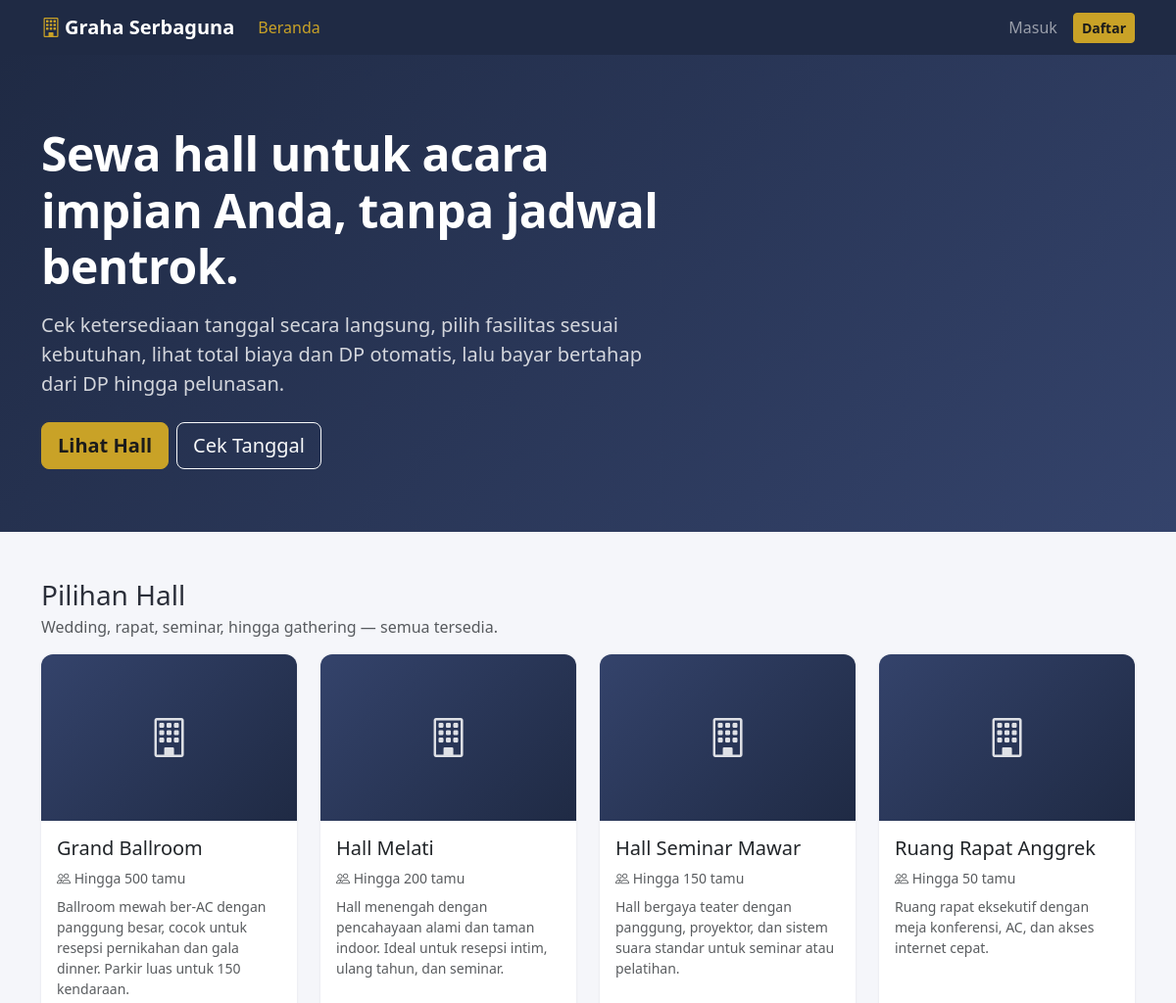
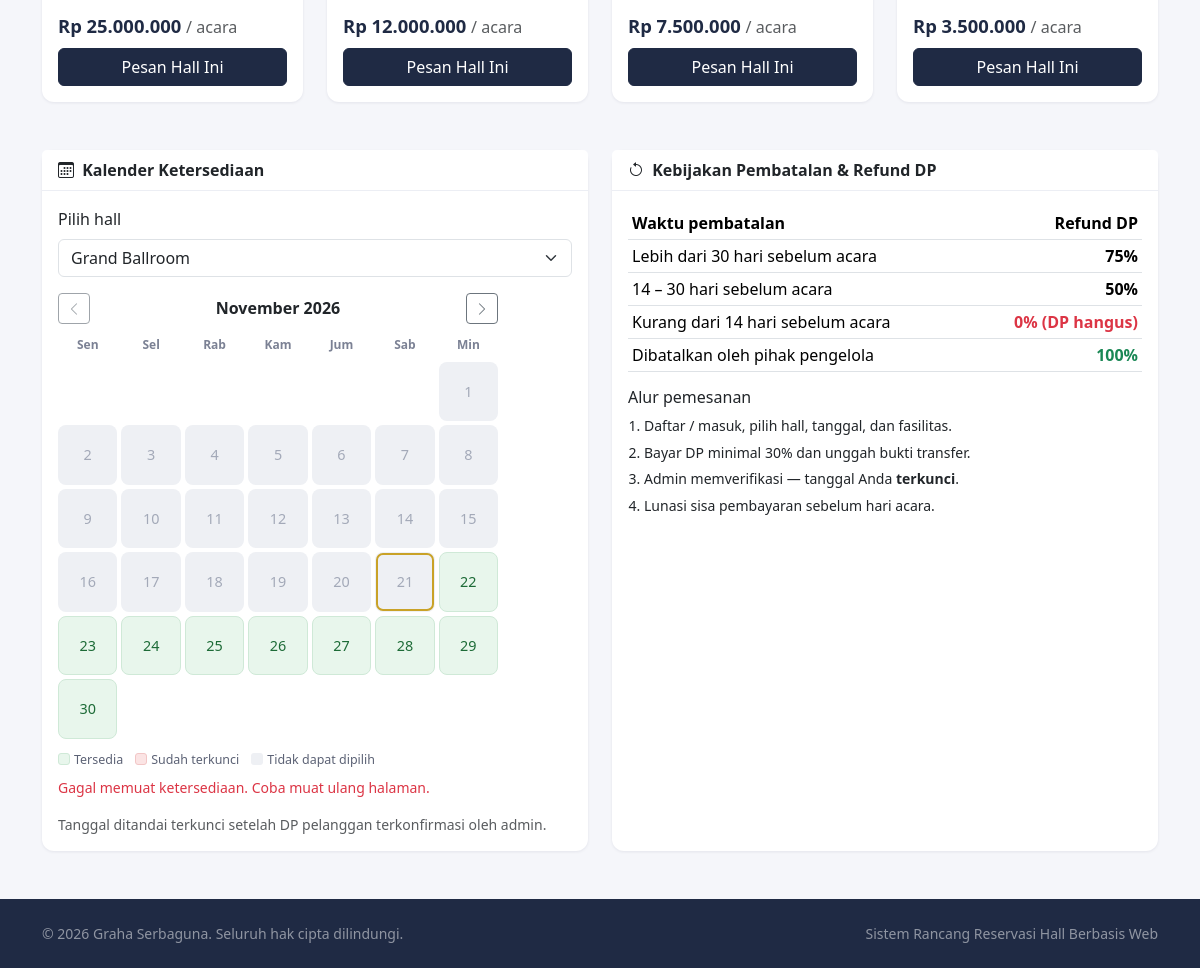
The page / on the database its author committed (2 pictures, top to bottom).
### tables this page shows
CREATE TABLE IF NOT EXISTS halls (
  id          INT UNSIGNED NOT NULL AUTO_INCREMENT,
  nama_hall   VARCHAR(100) NOT NULL,
  kapasitas   INT UNSIGNED NOT NULL,
  harga_dasar BIGINT UNSIGNED NOT NULL,
  deskripsi   TEXT NULL,
  foto        VARCHAR(255) NULL,
  PRIMARY KEY (id)
);

### includes/init.php (called while the page is built, shortened)
<?php
function e($v): string
{
    return htmlspecialchars((string)$v, ENT_QUOTES | ENT_SUBSTITUTE, 'UTF-8');
}
function url(string $path = ''): string
{
    return BASE_URL . '/' . ltrim($path, '/');
}
function rupiah($n): string
{
    return 'Rp ' . number_format((int)$n, 0, ',', '.');
}
function current_user(): ?array
{
    return $_SESSION['user'] ?? null;
}

### index.php (the view, shortened to what this page needs)
<?php
require __DIR__ . '/includes/init.php';
$pdo   = db();
$halls = $pdo->query('SELECT * FROM halls ORDER BY harga_dasar DESC')->fetchAll();
$user  = current_user();
include __DIR__ . '/includes/header.php';
function link_booking(?array $user, int $hallId): string
{
    $to = 'booking.php?hall_id=' . $hallId;
    return $user ? url($to) : url('login.php?next=' . urlencode(url($to)));
}
?>
<section class="hero">
    <div class="container">
        <div class="row align-items-center">
            <div class="col-lg-7">
                <h1 class="display-5">Sewa hall untuk acara impian Anda, tanpa jadwal bentrok.</h1>
                <p class="lead mt-3">Cek ketersediaan tanggal secara langsung, pilih fasilitas sesuai kebutuhan, lihat total biaya dan DP otomatis, lalu bayar bertahap dari DP hingga pelunasan.</p>
                <div class="mt-4 d-flex gap-2 flex-wrap">
                    <a href="#hall" class="btn btn-gold btn-lg">Lihat Hall</a>
                    <a href="#ketersediaan" class="btn btn-outline-light btn-lg">Cek Tanggal</a>
                </div>
            </div>
        </div>
    </div>
</section>
<div class="container">
    <section id="hall" class="pt-5">
        <h2 class="h3 mb-1">Pilihan Hall</h2>
        <p class="text-muted">Wedding, rapat, seminar, hingga gathering — semua tersedia.</p>
        <div class="row g-4">
            <?php foreach ($halls as $h): ?>
                <div class="col-md-6 col-lg-3">
                    <div class="card h-100">
                        <?php if ($h['foto']): ?>
                            <div class="hall-cover" style="background-image:url('<?= e(url('assets/uploads/halls/' . rawurlencode($h['foto']))) ?>')"></div>
                        <?php else: ?>
                            <div class="hall-cover"><i class="bi bi-building"></i></div>
                        <?php endif; ?>
                        <div class="card-body d-flex flex-column">
                            <h3 class="h5"><?= e($h['nama_hall']) ?></h3>
                            <div class="text-muted small mb-2"><i class="bi bi-people"></i> Hingga <?= number_format((int)$h['kapasitas'], 0, ',', '.') ?> tamu</div>
                            <p class="small text-muted flex-grow-1"><?= e($h['deskripsi']) ?></p>
                            <div class="hall-price mb-2"><?= rupiah($h['harga_dasar']) ?> <span class="small fw-normal text-muted">/ acara</span></div>
                            <a class="btn btn-brand w-100" href="<?= e(link_booking($user, (int)$h['id'])) ?>">Pesan Hall Ini</a>
                        </div>
                    </div>
                </div>
            <?php endforeach; ?>
        </div>
    </section>
    <section id="ketersediaan" class="pt-5">
        <div class="row g-4">
            <div class="col-lg-6">
                <div class="card">
                    <div class="card-header"><i class="bi bi-calendar3 me-1"></i> Kalender Ketersediaan</div>
                    <div class="card-body">
                        <label class="form-label" for="pilihHall">Pilih hall</label>
                        <select id="pilihHall" class="form-select mb-3">
                            <?php foreach ($halls as $h): ?>
                                <option value="<?= (int)$h['id'] ?>"><?= e($h['nama_hall']) ?></option>
                            <?php endforeach; ?>
                        </select>
                        <div id="kalenderPublik"></div>
                        <p class="small text-muted mt-3 mb-0">Tanggal ditandai terkunci setelah DP pelanggan terkonfirmasi oleh admin.</p>
                    </div>
                </div>
            </div>
            <div class="col-lg-6">
                <div class="card h-100">
                    <div class="card-header"><i class="bi bi-arrow-counterclockwise me-1"></i> Kebijakan Pembatalan &amp; Refund DP</div>
                    <div class="card-body">
                        <table class="table table-sm align-middle mb-3">
                            <thead><tr><th>Waktu pembatalan</th><th class="text-end">Refund DP</th></tr></thead>
                            <tbody>
                                <tr><td>Lebih dari 30 hari sebelum acara</td><td class="text-end fw-semibold">75%</td></tr>
                                <tr><td>14 – 30 hari sebelum acara</td><td class="text-end fw-semibold">50%</td></tr>
                                <tr><td>Kurang dari 14 hari sebelum acara</td><td class="text-end fw-semibold text-danger">0% (DP hangus)</td></tr>
                                <tr><td>Dibatalkan oleh pihak pengelola</td><td class="text-end fw-semibold text-success">100%</td></tr>
                            </tbody>
                        </table>
                        <h3 class="h6">Alur pemesanan</h3>
                        <ol class="timeline-policy small ps-3 mb-0">
                            <li>Daftar / masuk, pilih hall, tanggal, dan fasilitas.</li>
                            <li>Bayar DP minimal <?= (int)DP_PERSEN ?>% dan unggah bukti transfer.</li>
                            <li>Admin memverifikasi — tanggal Anda <strong>terkunci</strong>.</li>
                            <li>Lunasi sisa pembayaran sebelum hari acara.</li>
                        </ol>
                    </div>
                </div>
            </div>
        </div>
    </section>
</div>
<?php include __DIR__ . '/includes/footer.php'; ?>

### assets/css/style.css (style rules this page uses)
:root { --brand: #1f2a44; --brand-dark: #161e33; --gold: #c9a227; --gold-dark: #a8861a; --soft: #f5f6fa; }
body { background: var(--soft); color: #2b2f3a; }
.btn-gold { background: var(--gold); border-color: var(--gold); color: #1b1b1b; font-weight: 600; }
.btn-brand { background: var(--brand); border-color: var(--brand); color: #fff; }
.card { border: 0; box-shadow: 0 1px 3px rgba(20, 30, 60, .08); border-radius: .75rem; }
.card-header { background: #fff; font-weight: 600; border-bottom: 1px solid #eceef4; }
.hero { background: linear-gradient(135deg, var(--brand) 0%, #34436b 100%); color: #fff; padding: 4.5rem 0 4rem; }
.hero h1 { font-weight: 700; letter-spacing: -.5px; }
.hero .lead { color: rgba(255, 255, 255, .8); }
.hall-cover { height: 170px; border-radius: .75rem .75rem 0 0; background-size: cover; background-position: center; display: flex; align-items: center; justify-content: center; color: rgba(255, 255, 255, .85); font-size: 2.5rem; background-image: linear-gradient(135deg, #34436b, #1f2a44); }
.hall-price { font-size: 1.15rem; font-weight: 700; color: var(--brand); }
.kal { max-width: 440px; }
.table > :not(caption) > * > * { vertical-align: middle; }
.timeline-policy li { margin-bottom: .35rem; }

### rows shown on the page
halls: nama_hall "Grand Ballroom", kapasitas "500", deskripsi "Ballroom mewah ber-AC dengan panggung besar, cocok untuk resepsi pernikahan dan gala dinner. Parkir luas untuk 150 kendaraan.", harga_dasar "Rp 25.000.000"
halls: nama_hall "Hall Melati", kapasitas "200", deskripsi "Hall menengah dengan pencahayaan alami dan taman indoor. Ideal untuk resepsi intim, ulang tahun, dan seminar.", harga_dasar "Rp 12.000.000"
halls: nama_hall "Hall Seminar Mawar", kapasitas "150", deskripsi "Hall bergaya teater dengan panggung, proyektor, dan sistem suara standar untuk seminar atau pelatihan.", harga_dasar "Rp 7.500.000"
halls: nama_hall "Ruang Rapat Anggrek", kapasitas "50", deskripsi "Ruang rapat eksekutif dengan meja konferensi, AC, dan akses internet cepat.", harga_dasar "Rp 3.500.000"

### other values the page prints
APP_NAME "Graha Serbaguna"
DP_PERSEN "30"
form field value "Grand Ballroom"
